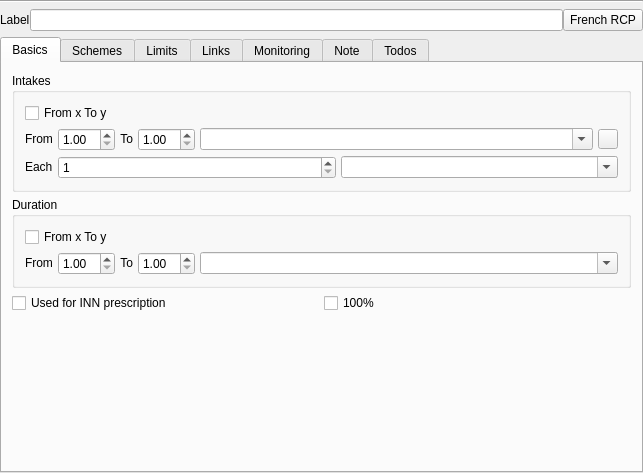
<?xml version="1.0" encoding="UTF-8"?>
<ui version="4.0">
 <class>Drugs::Internal::DosageViewer</class>
 <widget class="QWidget" name="Drugs::Internal::DosageViewer">
  <property name="geometry">
   <rect>
    <x>0</x>
    <y>0</y>
    <width>643</width>
    <height>473</height>
   </rect>
  </property>
  <property name="windowTitle">
   <string>Dialog</string>
  </property>
  <layout class="QGridLayout" name="gridLayout">
   <property name="horizontalSpacing">
    <number>0</number>
   </property>
   <property name="verticalSpacing">
    <number>-1</number>
   </property>
   <property name="margin">
    <number>0</number>
   </property>
   <item row="0" column="0" colspan="2">
    <widget class="Line" name="line">
     <property name="orientation">
      <enum>Qt::Horizontal</enum>
     </property>
    </widget>
   </item>
   <item row="1" column="0" colspan="2">
    <layout class="QHBoxLayout" name="labelLayout">
     <item>
      <widget class="QLabel" name="labelOfDosageLabel">
       <property name="text">
        <string>Label</string>
       </property>
      </widget>
     </item>
     <item>
      <widget class="QLineEdit" name="labelLineEdit"/>
     </item>
     <item>
      <widget class="QPushButton" name="frenchRCPButton">
       <property name="text">
        <string>French RCP</string>
       </property>
      </widget>
     </item>
    </layout>
   </item>
   <item row="2" column="0">
    <widget class="QTabWidget" name="tabWidget">
     <property name="currentIndex">
      <number>0</number>
     </property>
     <widget class="QWidget" name="tabBasics">
      <attribute name="title">
       <string>Basics</string>
      </attribute>
      <layout class="QGridLayout" name="gridLayout_5">
       <property name="margin">
        <number>10</number>
       </property>
       <property name="spacing">
        <number>5</number>
       </property>
       <item row="6" column="0">
        <spacer name="verticalSpacer">
         <property name="orientation">
          <enum>Qt::Vertical</enum>
         </property>
         <property name="sizeHint" stdset="0">
          <size>
           <width>20</width>
           <height>40</height>
          </size>
         </property>
        </spacer>
       </item>
       <item row="0" column="0">
        <widget class="QGroupBox" name="groupBox_6">
         <property name="title">
          <string>Intakes</string>
         </property>
         <layout class="QGridLayout" name="gridLayout_3">
          <property name="margin">
           <number>10</number>
          </property>
          <property name="spacing">
           <number>5</number>
          </property>
          <item row="0" column="0">
           <widget class="QCheckBox" name="fromToIntakesCheck">
            <property name="text">
             <string>From x To y</string>
            </property>
           </widget>
          </item>
          <item row="1" column="0">
           <layout class="QHBoxLayout" name="horizontalLayout_4">
            <item>
             <widget class="QLabel" name="intakesFromLabel">
              <property name="sizePolicy">
               <sizepolicy hsizetype="Fixed" vsizetype="Fixed">
                <horstretch>0</horstretch>
                <verstretch>0</verstretch>
               </sizepolicy>
              </property>
              <property name="text">
               <string>From</string>
              </property>
             </widget>
            </item>
            <item>
             <widget class="QDoubleSpinBox" name="intakesFromSpin">
              <property name="sizePolicy">
               <sizepolicy hsizetype="Fixed" vsizetype="Fixed">
                <horstretch>0</horstretch>
                <verstretch>0</verstretch>
               </sizepolicy>
              </property>
              <property name="minimum">
               <double>1.000000000000000</double>
              </property>
             </widget>
            </item>
            <item>
             <widget class="QLabel" name="intakesToLabel">
              <property name="sizePolicy">
               <sizepolicy hsizetype="Fixed" vsizetype="Fixed">
                <horstretch>0</horstretch>
                <verstretch>0</verstretch>
               </sizepolicy>
              </property>
              <property name="text">
               <string>To</string>
              </property>
              <property name="alignment">
               <set>Qt::AlignRight|Qt::AlignTrailing|Qt::AlignVCenter</set>
              </property>
             </widget>
            </item>
            <item>
             <widget class="QDoubleSpinBox" name="intakesToSpin">
              <property name="sizePolicy">
               <sizepolicy hsizetype="Fixed" vsizetype="Fixed">
                <horstretch>0</horstretch>
                <verstretch>0</verstretch>
               </sizepolicy>
              </property>
              <property name="minimum">
               <double>1.000000000000000</double>
              </property>
             </widget>
            </item>
            <item>
             <widget class="QComboBox" name="intakesCombo">
              <property name="sizePolicy">
               <sizepolicy hsizetype="Preferred" vsizetype="Fixed">
                <horstretch>0</horstretch>
                <verstretch>0</verstretch>
               </sizepolicy>
              </property>
              <property name="editable">
               <bool>true</bool>
              </property>
              <property name="sizeAdjustPolicy">
               <enum>QComboBox::AdjustToContentsOnFirstShow</enum>
              </property>
             </widget>
            </item>
            <item>
             <widget class="QPushButton" name="userformsButton">
              <property name="sizePolicy">
               <sizepolicy hsizetype="Minimum" vsizetype="Minimum">
                <horstretch>0</horstretch>
                <verstretch>0</verstretch>
               </sizepolicy>
              </property>
              <property name="minimumSize">
               <size>
                <width>20</width>
                <height>20</height>
               </size>
              </property>
              <property name="maximumSize">
               <size>
                <width>20</width>
                <height>20</height>
               </size>
              </property>
              <property name="text">
               <string/>
              </property>
             </widget>
            </item>
           </layout>
          </item>
          <item row="2" column="0">
           <layout class="QHBoxLayout" name="horizontalLayout_5">
            <item>
             <widget class="QLabel" name="intakesFromLabel_3">
              <property name="sizePolicy">
               <sizepolicy hsizetype="Fixed" vsizetype="Fixed">
                <horstretch>0</horstretch>
                <verstretch>0</verstretch>
               </sizepolicy>
              </property>
              <property name="text">
               <string>Each</string>
              </property>
             </widget>
            </item>
            <item>
             <widget class="QSpinBox" name="periodSpin">
              <property name="minimum">
               <number>1</number>
              </property>
             </widget>
            </item>
            <item>
             <widget class="QComboBox" name="periodSchemeCombo">
              <property name="editable">
               <bool>true</bool>
              </property>
             </widget>
            </item>
           </layout>
          </item>
         </layout>
        </widget>
       </item>
       <item row="1" column="0">
        <widget class="QGroupBox" name="groupBox_7">
         <property name="title">
          <string>Duration</string>
         </property>
         <layout class="QGridLayout" name="gridLayout_4">
          <property name="margin">
           <number>10</number>
          </property>
          <property name="spacing">
           <number>5</number>
          </property>
          <item row="0" column="0">
           <widget class="QCheckBox" name="fromToDurationCheck">
            <property name="text">
             <string>From x To y</string>
            </property>
           </widget>
          </item>
          <item row="1" column="0">
           <layout class="QHBoxLayout" name="horizontalLayout_6">
            <item>
             <widget class="QLabel" name="durationFromLabel">
              <property name="sizePolicy">
               <sizepolicy hsizetype="Fixed" vsizetype="Fixed">
                <horstretch>0</horstretch>
                <verstretch>0</verstretch>
               </sizepolicy>
              </property>
              <property name="text">
               <string>From</string>
              </property>
             </widget>
            </item>
            <item>
             <widget class="QDoubleSpinBox" name="durationFromSpin">
              <property name="sizePolicy">
               <sizepolicy hsizetype="Fixed" vsizetype="Fixed">
                <horstretch>0</horstretch>
                <verstretch>0</verstretch>
               </sizepolicy>
              </property>
              <property name="minimum">
               <double>1.000000000000000</double>
              </property>
             </widget>
            </item>
            <item>
             <widget class="QLabel" name="durationToLabel">
              <property name="sizePolicy">
               <sizepolicy hsizetype="Fixed" vsizetype="Fixed">
                <horstretch>0</horstretch>
                <verstretch>0</verstretch>
               </sizepolicy>
              </property>
              <property name="text">
               <string>To</string>
              </property>
              <property name="alignment">
               <set>Qt::AlignRight|Qt::AlignTrailing|Qt::AlignVCenter</set>
              </property>
             </widget>
            </item>
            <item>
             <widget class="QDoubleSpinBox" name="durationToSpin">
              <property name="sizePolicy">
               <sizepolicy hsizetype="Fixed" vsizetype="Fixed">
                <horstretch>0</horstretch>
                <verstretch>0</verstretch>
               </sizepolicy>
              </property>
              <property name="minimum">
               <double>1.000000000000000</double>
              </property>
             </widget>
            </item>
            <item>
             <widget class="QComboBox" name="durationCombo">
              <property name="sizePolicy">
               <sizepolicy hsizetype="Preferred" vsizetype="Fixed">
                <horstretch>0</horstretch>
                <verstretch>0</verstretch>
               </sizepolicy>
              </property>
              <property name="editable">
               <bool>true</bool>
              </property>
              <property name="sizeAdjustPolicy">
               <enum>QComboBox::AdjustToContentsOnFirstShow</enum>
              </property>
             </widget>
            </item>
           </layout>
          </item>
         </layout>
        </widget>
       </item>
       <item row="5" column="0">
        <widget class="QLabel" name="innCompositionLabel">
         <property name="text">
          <string/>
         </property>
         <property name="indent">
          <number>20</number>
         </property>
        </widget>
       </item>
       <item row="2" column="0">
        <layout class="QHBoxLayout" name="horizontalLayout_3">
         <item>
          <widget class="QCheckBox" name="dosageForAllInnCheck">
           <property name="toolTip">
            <string/>
           </property>
           <property name="text">
            <string>Used for INN prescription</string>
           </property>
          </widget>
         </item>
         <item>
          <widget class="QCheckBox" name="aldCheck">
           <property name="text">
            <string>100%</string>
           </property>
          </widget>
         </item>
        </layout>
       </item>
      </layout>
     </widget>
     <widget class="QWidget" name="tabSchemes">
      <attribute name="title">
       <string>Schemes</string>
      </attribute>
      <layout class="QGridLayout" name="gridLayout_6">
       <property name="margin">
        <number>10</number>
       </property>
       <property name="spacing">
        <number>5</number>
       </property>
       <item row="1" column="0">
        <layout class="QHBoxLayout" name="horizontalLayout">
         <item>
          <widget class="QLabel" name="label_11">
           <property name="sizePolicy">
            <sizepolicy hsizetype="Minimum" vsizetype="Preferred">
             <horstretch>0</horstretch>
             <verstretch>0</verstretch>
            </sizepolicy>
           </property>
           <property name="minimumSize">
            <size>
             <width>0</width>
             <height>22</height>
            </size>
           </property>
           <property name="maximumSize">
            <size>
             <width>16777215</width>
             <height>22</height>
            </size>
           </property>
           <property name="text">
            <string>Min interval between intakes</string>
           </property>
          </widget>
         </item>
         <item>
          <widget class="QSpinBox" name="minIntervalIntakesSpin"/>
         </item>
         <item>
          <widget class="QComboBox" name="intervalTimeSchemeCombo">
           <property name="sizePolicy">
            <sizepolicy hsizetype="Minimum" vsizetype="Fixed">
             <horstretch>0</horstretch>
             <verstretch>0</verstretch>
            </sizepolicy>
           </property>
           <property name="minimumSize">
            <size>
             <width>0</width>
             <height>0</height>
            </size>
           </property>
           <property name="maximumSize">
            <size>
             <width>16777215</width>
             <height>16777215</height>
            </size>
           </property>
          </widget>
         </item>
        </layout>
       </item>
       <item row="0" column="0">
        <layout class="QHBoxLayout" name="intakeSchemeHorizLayout">
         <item>
          <widget class="Views::StringListView" name="dailySchemeListView" native="true"/>
         </item>
         <item>
          <widget class="QTableWidget" name="hourlyTableWidget">
           <property name="sizePolicy">
            <sizepolicy hsizetype="Preferred" vsizetype="Preferred">
             <horstretch>0</horstretch>
             <verstretch>0</verstretch>
            </sizepolicy>
           </property>
           <property name="minimumSize">
            <size>
             <width>0</width>
             <height>94</height>
            </size>
           </property>
           <property name="maximumSize">
            <size>
             <width>16777215</width>
             <height>94</height>
            </size>
           </property>
           <property name="font">
            <font>
             <pointsize>13</pointsize>
            </font>
           </property>
           <property name="verticalScrollBarPolicy">
            <enum>Qt::ScrollBarAlwaysOff</enum>
           </property>
           <property name="horizontalScrollBarPolicy">
            <enum>Qt::ScrollBarAlwaysOff</enum>
           </property>
           <property name="selectionMode">
            <enum>QAbstractItemView::MultiSelection</enum>
           </property>
           <row>
            <property name="text">
             <string>1</string>
            </property>
           </row>
           <row>
            <property name="text">
             <string>2</string>
            </property>
           </row>
           <row>
            <property name="text">
             <string>3</string>
            </property>
           </row>
           <column>
            <property name="text">
             <string>0</string>
            </property>
           </column>
           <column>
            <property name="text">
             <string>1</string>
            </property>
           </column>
           <column>
            <property name="text">
             <string>2</string>
            </property>
           </column>
           <column>
            <property name="text">
             <string>3</string>
            </property>
           </column>
           <column>
            <property name="text">
             <string>4</string>
            </property>
           </column>
           <column>
            <property name="text">
             <string>5</string>
            </property>
           </column>
           <column>
            <property name="text">
             <string>6</string>
            </property>
           </column>
           <column>
            <property name="text">
             <string>7</string>
            </property>
           </column>
           <item row="0" column="0">
            <property name="text">
             <string>00</string>
            </property>
           </item>
           <item row="0" column="1">
            <property name="text">
             <string>01</string>
            </property>
           </item>
           <item row="0" column="2">
            <property name="text">
             <string>02</string>
            </property>
           </item>
           <item row="0" column="3">
            <property name="text">
             <string>03</string>
            </property>
           </item>
           <item row="0" column="4">
            <property name="text">
             <string>04</string>
            </property>
           </item>
           <item row="0" column="5">
            <property name="text">
             <string>05</string>
            </property>
           </item>
           <item row="0" column="6">
            <property name="text">
             <string>06</string>
            </property>
           </item>
           <item row="0" column="7">
            <property name="text">
             <string>07</string>
            </property>
           </item>
           <item row="1" column="0">
            <property name="text">
             <string>08</string>
            </property>
           </item>
           <item row="1" column="1">
            <property name="text">
             <string>09</string>
            </property>
           </item>
           <item row="1" column="2">
            <property name="text">
             <string>10</string>
            </property>
           </item>
           <item row="1" column="3">
            <property name="text">
             <string>11</string>
            </property>
           </item>
           <item row="1" column="4">
            <property name="text">
             <string>12</string>
            </property>
           </item>
           <item row="1" column="5">
            <property name="text">
             <string>13</string>
            </property>
           </item>
           <item row="1" column="6">
            <property name="text">
             <string>14</string>
            </property>
           </item>
           <item row="1" column="7">
            <property name="text">
             <string>15</string>
            </property>
           </item>
           <item row="2" column="0">
            <property name="text">
             <string>16</string>
            </property>
           </item>
           <item row="2" column="1">
            <property name="text">
             <string>17</string>
            </property>
           </item>
           <item row="2" column="2">
            <property name="text">
             <string>18</string>
            </property>
           </item>
           <item row="2" column="3">
            <property name="text">
             <string>19</string>
            </property>
           </item>
           <item row="2" column="4">
            <property name="text">
             <string>20</string>
            </property>
           </item>
           <item row="2" column="5">
            <property name="text">
             <string>21</string>
            </property>
           </item>
           <item row="2" column="6">
            <property name="text">
             <string>22</string>
            </property>
           </item>
           <item row="2" column="7">
            <property name="text">
             <string>23</string>
            </property>
           </item>
          </widget>
         </item>
        </layout>
       </item>
       <item row="5" column="0">
        <spacer name="verticalSpacer_2">
         <property name="orientation">
          <enum>Qt::Vertical</enum>
         </property>
         <property name="sizeHint" stdset="0">
          <size>
           <width>20</width>
           <height>40</height>
          </size>
         </property>
        </spacer>
       </item>
       <item row="3" column="0">
        <layout class="QHBoxLayout" name="horizontalLayout_2">
         <item>
          <widget class="QLabel" name="mealtimerelation">
           <property name="text">
            <string>Meal time relation</string>
           </property>
          </widget>
         </item>
         <item>
          <widget class="QComboBox" name="mealTimeCombo"/>
         </item>
        </layout>
       </item>
      </layout>
     </widget>
     <widget class="QWidget" name="tabLimits">
      <attribute name="title">
       <string>Limits</string>
      </attribute>
      <layout class="QGridLayout" name="gridLayout_12">
       <property name="margin">
        <number>10</number>
       </property>
       <property name="spacing">
        <number>5</number>
       </property>
       <item row="0" column="0" rowspan="2">
        <widget class="QGroupBox" name="groupBox_2">
         <property name="title">
          <string>Weight / Age / Sex Limited</string>
         </property>
         <layout class="QGridLayout" name="gridLayout_8">
          <property name="margin">
           <number>0</number>
          </property>
          <property name="spacing">
           <number>5</number>
          </property>
          <item row="0" column="2">
           <widget class="QComboBox" name="minAgeCombo">
            <property name="enabled">
             <bool>true</bool>
            </property>
            <property name="minimumSize">
             <size>
              <width>0</width>
              <height>22</height>
             </size>
            </property>
            <property name="currentIndex">
             <number>-1</number>
            </property>
           </widget>
          </item>
          <item row="2" column="2">
           <widget class="QLabel" name="label_3">
            <property name="minimumSize">
             <size>
              <width>0</width>
              <height>22</height>
             </size>
            </property>
            <property name="text">
             <string>Kg</string>
            </property>
           </widget>
          </item>
          <item row="3" column="1" colspan="2">
           <widget class="QComboBox" name="sexLimitCombo">
            <property name="enabled">
             <bool>true</bool>
            </property>
            <property name="minimumSize">
             <size>
              <width>0</width>
              <height>22</height>
             </size>
            </property>
            <item>
             <property name="text">
              <string>No Sex limitation</string>
             </property>
            </item>
            <item>
             <property name="text">
              <string>Man only</string>
             </property>
            </item>
            <item>
             <property name="text">
              <string>Woman only</string>
             </property>
            </item>
           </widget>
          </item>
          <item row="1" column="2">
           <widget class="QComboBox" name="maxAgeCombo">
            <property name="enabled">
             <bool>true</bool>
            </property>
           </widget>
          </item>
          <item row="0" column="0">
           <widget class="QLabel" name="label">
            <property name="text">
             <string>Min age</string>
            </property>
           </widget>
          </item>
          <item row="1" column="0">
           <widget class="QLabel" name="label_2">
            <property name="text">
             <string>Max age</string>
            </property>
           </widget>
          </item>
          <item row="2" column="0">
           <widget class="QLabel" name="label_5">
            <property name="text">
             <string>Min weight</string>
            </property>
           </widget>
          </item>
          <item row="3" column="0">
           <widget class="QLabel" name="label_7">
            <property name="text">
             <string>Sex limited</string>
            </property>
           </widget>
          </item>
          <item row="0" column="1">
           <widget class="QSpinBox" name="minAgeSpin"/>
          </item>
          <item row="1" column="1">
           <widget class="QSpinBox" name="maxAgeSpin"/>
          </item>
          <item row="2" column="1">
           <widget class="QSpinBox" name="minWeightSpin"/>
          </item>
         </layout>
        </widget>
       </item>
       <item row="0" column="1">
        <widget class="QGroupBox" name="groupBox">
         <property name="title">
          <string>Renal function limits</string>
         </property>
         <layout class="QGridLayout" name="gridLayout_11">
          <property name="margin">
           <number>0</number>
          </property>
          <property name="spacing">
           <number>5</number>
          </property>
          <item row="0" column="1">
           <widget class="QSpinBox" name="minClearanceSpin">
            <property name="enabled">
             <bool>true</bool>
            </property>
            <property name="minimumSize">
             <size>
              <width>0</width>
              <height>22</height>
             </size>
            </property>
            <property name="maximum">
             <number>150</number>
            </property>
           </widget>
          </item>
          <item row="0" column="2">
           <widget class="QLabel" name="label_8">
            <property name="minimumSize">
             <size>
              <width>0</width>
              <height>22</height>
             </size>
            </property>
            <property name="text">
             <string>ml/min</string>
            </property>
           </widget>
          </item>
          <item row="1" column="1">
           <widget class="QSpinBox" name="maxClearanceSpin">
            <property name="enabled">
             <bool>true</bool>
            </property>
            <property name="minimumSize">
             <size>
              <width>0</width>
              <height>22</height>
             </size>
            </property>
            <property name="maximum">
             <number>150</number>
            </property>
           </widget>
          </item>
          <item row="1" column="2">
           <widget class="QLabel" name="label_9">
            <property name="minimumSize">
             <size>
              <width>0</width>
              <height>22</height>
             </size>
            </property>
            <property name="text">
             <string>ml/min</string>
            </property>
           </widget>
          </item>
          <item row="0" column="0">
           <widget class="QLabel" name="label_13">
            <property name="text">
             <string>Min clearance</string>
            </property>
           </widget>
          </item>
          <item row="1" column="0">
           <widget class="QLabel" name="label_14">
            <property name="text">
             <string>Max clearance</string>
            </property>
           </widget>
          </item>
         </layout>
        </widget>
       </item>
       <item row="1" column="1">
        <widget class="QGroupBox" name="groupBox_5">
         <property name="title">
          <string>Pregnancy / breast feeding</string>
         </property>
         <layout class="QGridLayout" name="gridLayout_14">
          <item row="0" column="0">
           <widget class="QLabel" name="label_12">
            <property name="text">
             <string>Work in progress</string>
            </property>
           </widget>
          </item>
         </layout>
        </widget>
       </item>
      </layout>
     </widget>
     <widget class="QWidget" name="tabLinks">
      <attribute name="title">
       <string>Links</string>
      </attribute>
      <layout class="QGridLayout" name="gridLayout_17">
       <item row="0" column="0">
        <widget class="QGroupBox" name="groupBox_8">
         <property name="title">
          <string>Links to CIM10 diagnosis</string>
         </property>
         <property name="checkable">
          <bool>true</bool>
         </property>
         <property name="checked">
          <bool>false</bool>
         </property>
         <layout class="QGridLayout" name="gridLayout_15">
          <item row="0" column="0">
           <widget class="QLabel" name="label_16">
            <property name="text">
             <string>Work in progress</string>
            </property>
           </widget>
          </item>
         </layout>
        </widget>
       </item>
       <item row="0" column="1">
        <widget class="QGroupBox" name="groupBox_9">
         <property name="title">
          <string>Links to eDRC diagnosis</string>
         </property>
         <property name="checkable">
          <bool>true</bool>
         </property>
         <property name="checked">
          <bool>false</bool>
         </property>
         <layout class="QGridLayout" name="gridLayout_16">
          <item row="0" column="0">
           <widget class="QLabel" name="label_17">
            <property name="text">
             <string>Work in progress</string>
            </property>
           </widget>
          </item>
         </layout>
        </widget>
       </item>
      </layout>
     </widget>
     <widget class="QWidget" name="tabMonitoring">
      <attribute name="title">
       <string>Monitoring</string>
      </attribute>
      <layout class="QGridLayout" name="gridLayout_10">
       <property name="margin">
        <number>10</number>
       </property>
       <property name="spacing">
        <number>5</number>
       </property>
       <item row="0" column="0">
        <widget class="QGroupBox" name="groupBox_3">
         <property name="title">
          <string>CIM10 Limitations</string>
         </property>
         <property name="checkable">
          <bool>true</bool>
         </property>
         <property name="checked">
          <bool>false</bool>
         </property>
         <layout class="QGridLayout" name="gridLayout_9">
          <item row="0" column="0">
           <widget class="QLabel" name="label_6">
            <property name="text">
             <string>Work in progress</string>
            </property>
           </widget>
          </item>
         </layout>
        </widget>
       </item>
       <item row="0" column="1">
        <widget class="QGroupBox" name="groupBox_4">
         <property name="title">
          <string>Biological monitoring</string>
         </property>
         <property name="checkable">
          <bool>true</bool>
         </property>
         <property name="checked">
          <bool>false</bool>
         </property>
         <layout class="QGridLayout" name="gridLayout_13">
          <item row="0" column="0">
           <widget class="QLabel" name="label_10">
            <property name="text">
             <string>Work in progress</string>
            </property>
           </widget>
          </item>
         </layout>
        </widget>
       </item>
      </layout>
     </widget>
     <widget class="QWidget" name="tabNote">
      <attribute name="title">
       <string>Note</string>
      </attribute>
      <layout class="QGridLayout" name="gridLayout_2">
       <item row="0" column="0">
        <widget class="QTextEdit" name="noteTextEdit"/>
       </item>
      </layout>
     </widget>
     <widget class="QWidget" name="tabTodos">
      <attribute name="title">
       <string>Todos</string>
      </attribute>
      <layout class="QGridLayout" name="gridLayout_7">
       <property name="margin">
        <number>10</number>
       </property>
       <property name="spacing">
        <number>5</number>
       </property>
       <item row="1" column="0">
        <widget class="QCheckBox" name="checkBox_2">
         <property name="text">
          <string>Don't specify the form</string>
         </property>
        </widget>
       </item>
       <item row="2" column="0">
        <widget class="QCheckBox" name="checkBox">
         <property name="text">
          <string>INN prescription</string>
         </property>
        </widget>
       </item>
       <item row="0" column="0">
        <widget class="QLabel" name="label_4">
         <property name="sizePolicy">
          <sizepolicy hsizetype="Fixed" vsizetype="Fixed">
           <horstretch>0</horstretch>
           <verstretch>0</verstretch>
          </sizepolicy>
         </property>
         <property name="text">
          <string>Alternate with</string>
         </property>
        </widget>
       </item>
      </layout>
     </widget>
    </widget>
   </item>
  </layout>
 </widget>
 <customwidgets>
  <customwidget>
   <class>Views::StringListView</class>
   <extends>QWidget</extends>
   <header location="global">listviewplugin/stringlistview.h</header>
   <container>1</container>
  </customwidget>
 </customwidgets>
 <tabstops>
  <tabstop>labelLineEdit</tabstop>
  <tabstop>fromToIntakesCheck</tabstop>
  <tabstop>intakesFromSpin</tabstop>
  <tabstop>intakesToSpin</tabstop>
  <tabstop>intakesCombo</tabstop>
  <tabstop>userformsButton</tabstop>
  <tabstop>periodSpin</tabstop>
  <tabstop>periodSchemeCombo</tabstop>
  <tabstop>fromToDurationCheck</tabstop>
  <tabstop>durationFromSpin</tabstop>
  <tabstop>durationToSpin</tabstop>
  <tabstop>durationCombo</tabstop>
  <tabstop>hourlyTableWidget</tabstop>
  <tabstop>intervalTimeSchemeCombo</tabstop>
  <tabstop>mealTimeCombo</tabstop>
  <tabstop>minAgeSpin</tabstop>
  <tabstop>minAgeCombo</tabstop>
  <tabstop>maxAgeSpin</tabstop>
  <tabstop>maxAgeCombo</tabstop>
  <tabstop>minWeightSpin</tabstop>
  <tabstop>sexLimitCombo</tabstop>
  <tabstop>minClearanceSpin</tabstop>
  <tabstop>maxClearanceSpin</tabstop>
  <tabstop>groupBox_8</tabstop>
  <tabstop>groupBox_9</tabstop>
  <tabstop>groupBox_3</tabstop>
  <tabstop>groupBox_4</tabstop>
  <tabstop>checkBox_2</tabstop>
  <tabstop>checkBox</tabstop>
  <tabstop>noteTextEdit</tabstop>
 </tabstops>
 <resources/>
 <connections>
  <connection>
   <sender>fromToIntakesCheck</sender>
   <signal>clicked(bool)</signal>
   <receiver>intakesToSpin</receiver>
   <slot>setVisible(bool)</slot>
   <hints>
    <hint type="sourcelabel">
     <x>24</x>
     <y>103</y>
    </hint>
    <hint type="destinationlabel">
     <x>169</x>
     <y>129</y>
    </hint>
   </hints>
  </connection>
  <connection>
   <sender>fromToDurationCheck</sender>
   <signal>clicked(bool)</signal>
   <receiver>durationToSpin</receiver>
   <slot>setVisible(bool)</slot>
   <hints>
    <hint type="sourcelabel">
     <x>24</x>
     <y>240</y>
    </hint>
    <hint type="destinationlabel">
     <x>169</x>
     <y>264</y>
    </hint>
   </hints>
  </connection>
  <connection>
   <sender>fromToDurationCheck</sender>
   <signal>clicked(bool)</signal>
   <receiver>durationToLabel</receiver>
   <slot>setVisible(bool)</slot>
   <hints>
    <hint type="sourcelabel">
     <x>24</x>
     <y>240</y>
    </hint>
    <hint type="destinationlabel">
     <x>143</x>
     <y>268</y>
    </hint>
   </hints>
  </connection>
  <connection>
   <sender>fromToIntakesCheck</sender>
   <signal>clicked(bool)</signal>
   <receiver>intakesToLabel</receiver>
   <slot>setVisible(bool)</slot>
   <hints>
    <hint type="sourcelabel">
     <x>24</x>
     <y>103</y>
    </hint>
    <hint type="destinationlabel">
     <x>143</x>
     <y>133</y>
    </hint>
   </hints>
  </connection>
  <connection>
   <sender>dosageForAllInnCheck</sender>
   <signal>clicked(bool)</signal>
   <receiver>innCompositionLabel</receiver>
   <slot>setVisible(bool)</slot>
   <hints>
    <hint type="sourcelabel">
     <x>108</x>
     <y>318</y>
    </hint>
    <hint type="destinationlabel">
     <x>115</x>
     <y>343</y>
    </hint>
   </hints>
  </connection>
 </connections>
</ui>
